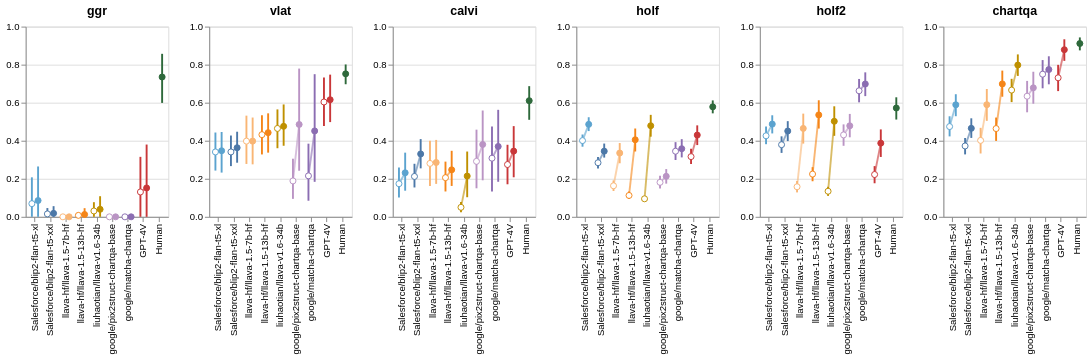

This figure's notebook cell:
### Code cell
ci_df = ci_dfs[
    ((ci_dfs['scoring_type'] == 'valid_only') &
    (ci_dfs['agent_type'] == 'Human')) |
    (ci_dfs['agent_type'] != 'Human')
]


tests = ['ggr', 'vlat', 'calvi', 'holf', 'holf2',
       'chartqa-test-continuous-human']

plots = []
for test in tests:
    test_ci_df = ci_df[ci_df['test_type'] == test]
    if len(test) > 6:
        test = test[:7]
    
    plot = create_error_plot(test_ci_df, test)
    plot = plot.properties(width=150, height=200)
    plots.append(plot)

plots = alt.hconcat(*plots)
plots.save("./figures/human_machine_performance.pdf")
plots

### Figure 1 — Vega-Lite specification as saved in the notebook (floating-point values rounded to 4 significant figures)
{"$schema": "https://vega.github.io/schema/vega-lite/v5.16.3.json", "config": {"view": {"continuousHeight": 300, "continuousWidth": 300}}, "datasets": {"data-57faa1a1d69866c86c04af152157ab5e": [{"agent_type": "GPT-4V", "ci_lower": 0.2777, "ci_upper": 0.3573, "mean": 0.3166, "scoring_type": "all", "test_type": "holf"}, {"agent_type": "Salesforce/blip2-flan-t5-xl", "ci_lower": 0.3688, "ci_upper": 0.4328, "mean": 0.4008, "scoring_type": "all", "test_type": "holf"}, {"agent_type": "Salesforce/blip2-flan-t5-xxl", "ci_lower": 0.2539, "ci_upper": 0.3146, "mean": 0.2844, "scoring_type": "all", "test_type": "holf"}, {"agent_type": "google/matcha-chartqa", "ci_lower": 0.2989, "ci_upper": 0.3927, "mean": 0.345, "scoring_type": "all", "test_type": "holf"}, {"agent_type": "google/pix2struct-chartqa-base", "ci_lower": 0.1494, "ci_upper": 0.2158, "mean": 0.1814, "scoring_type": "all", "test_type": "holf"}, {"agent_type": "liuhaotian/llava-v1.6-34b", "ci_lower": 0.08258, "ci_upper": 0.108, "mean": 0.09477, "scoring_type": "all", "test_type": "holf"}, {"agent_type": "llava-hf/llava-1.5-13b-hf", "ci_lower": 0.09398, "ci_upper": 0.1335, "mean": 0.1124, "scoring_type": "all", "test_type": "holf"}, {"agent_type": "llava-hf/llava-1.5-7b-hf", "ci_lower": 0.1359, "ci_upper": 0.1914, "mean": 0.1632, "scoring_type": "all", "test_type": "holf"}, {"agent_type": "Salesforce/blip2-flan-t5-xl", "ci_lower": 0.4509, "ci_upper": 0.5236, "mean": 0.4861, "scoring_type": "valid_only", "test_type": "holf"}, {"agent_type": "Salesforce/blip2-flan-t5-xxl", "ci_lower": 0.3115, "ci_upper": 0.3852, "mean": 0.3454, "scoring_type": "valid_only", "test_type": "holf"}, {"agent_type": "llava-hf/llava-1.5-7b-hf", "ci_lower": 0.2815, "ci_upper": 0.388, "mean": 0.3354, "scoring_type": "valid_only", "test_type": "holf"}, {"agent_type": "llava-hf/llava-1.5-13b-hf", "ci_lower": 0.3435, "ci_upper": 0.4644, "mean": 0.4051, "scoring_type": "valid_only", "test_type": "holf"}, {"agent_type": "liuhaotian/llava-v1.6-34b", "ci_lower": 0.4214, "ci_upper": 0.5362, "mean": 0.4789, "scoring_type": "valid_only", "test_type": "holf"}, {"agent_type": "google/pix2struct-chartqa-base", "ci_lower": 0.1744, "ci_upper": 0.2511, "mean": 0.213, "scoring_type": "valid_only", "test_type": "holf"}, {"agent_type": "google/matcha-chartqa", "ci_lower": 0.3125, "ci_upper": 0.4084, "mean": 0.3581, "scoring_type": "valid_only", "test_type": "holf"}, {"agent_type": "GPT-4V", "ci_lower": 0.3773, "ci_upper": 0.4809, "mean": 0.4297, "scoring_type": "valid_only", "test_type": "holf"}, {"agent_type": "Human", "ci_lower": 0.5441, "ci_upper": 0.6121, "mean": 0.5781, "scoring_type": "valid_only", "test_type": "holf"}], "data-713d3c7ea3e44e648a85b06de87e3a76": [{"agent_type": "Salesforce/blip2-flan-t5-xl", "ci_lower": 0.4229, "ci_upper": 0.5287, "mean": 0.4746, "scoring_type": "all", "test_type": "chartqa-test-continuous-human"}, {"agent_type": "Salesforce/blip2-flan-t5-xxl", "ci_lower": 0.3282, "ci_upper": 0.4145, "mean": 0.3726, "scoring_type": "all", "test_type": "chartqa-test-continuous-human"}, {"agent_type": "google/matcha-chartqa", "ci_lower": 0.6758, "ci_upper": 0.8242, "mean": 0.75, "scoring_type": "all", "test_type": "chartqa-test-continuous-human"}, {"agent_type": "google/pix2struct-chartqa-base", "ci_lower": 0.5496, "ci_upper": 0.7146, "mean": 0.6342, "scoring_type": "all", "test_type": "chartqa-test-continuous-human"}, {"agent_type": "liuhaotian/llava-v1.6-34b", "ci_lower": 0.6032, "ci_upper": 0.7256, "mean": 0.6664, "scoring_type": "all", "test_type": "chartqa-test-continuous-human"}, {"agent_type": "llava-hf/llava-1.5-13b-hf", "ci_lower": 0.3991, "ci_upper": 0.522, "mean": 0.464, "scoring_type": "all", "test_type": "chartqa-test-continuous-human"}, {"agent_type": "llava-hf/llava-1.5-7b-hf", "ci_lower": 0.333, "ci_upper": 0.4679, "mean": 0.4018, "scoring_type": "all", "test_type": "chartqa-test-continuous-human"}, {"agent_type": "GPT-4V", "ci_lower": 0.661, "ci_upper": 0.7991, "mean": 0.731, "scoring_type": "all", "test_type": "chartqa-test-continuous-human"}, {"agent_type": "Salesforce/blip2-flan-t5-xl", "ci_lower": 0.529, "ci_upper": 0.6446, "mean": 0.589, "scoring_type": "valid_only", "test_type": "chartqa-test-continuous-human"}, {"agent_type": "Salesforce/blip2-flan-t5-xxl", "ci_lower": 0.4149, "ci_upper": 0.518, "mean": 0.4653, "scoring_type": "valid_only", "test_type": "chartqa-test-continuous-human"}, {"agent_type": "llava-hf/llava-1.5-7b-hf", "ci_lower": 0.5045, "ci_upper": 0.6721, "mean": 0.5895, "scoring_type": "valid_only", "test_type": "chartqa-test-continuous-human"}, {"agent_type": "llava-hf/llava-1.5-13b-hf", "ci_lower": 0.6314, "ci_upper": 0.7688, "mean": 0.6988, "scoring_type": "valid_only", "test_type": "chartqa-test-continuous-human"}, {"agent_type": "liuhaotian/llava-v1.6-34b", "ci_lower": 0.7408, "ci_upper": 0.8539, "mean": 0.7979, "scoring_type": "valid_only", "test_type": "chartqa-test-continuous-human"}, {"agent_type": "google/pix2struct-chartqa-base", "ci_lower": 0.5946, "ci_upper": 0.7628, "mean": 0.6782, "scoring_type": "valid_only", "test_type": "chartqa-test-continuous-human"}, {"agent_type": "google/matcha-chartqa", "ci_lower": 0.6967, "ci_upper": 0.8441, "mean": 0.7744, "scoring_type": "valid_only", "test_type": "chartqa-test-continuous-human"}, {"agent_type": "GPT-4V", "ci_lower": 0.82, "ci_upper": 0.9335, "mean": 0.8787, "scoring_type": "valid_only", "test_type": "chartqa-test-continuous-human"}, {"agent_type": "Human", "ci_lower": 0.8752, "ci_upper": 0.9432, "mean": 0.9112, "scoring_type": "valid_only", "test_type": "chartqa-test-continuous-human"}], "data-879f742a216a81161246d909587c7d42": [{"agent_type": "GPT-4V", "ci_lower": 0.1712, "ci_upper": 0.3788, "mean": 0.275, "scoring_type": "all", "test_type": "calvi"}, {"agent_type": "Salesforce/blip2-flan-t5-xl", "ci_lower": 0.1019, "ci_upper": 0.2593, "mean": 0.1741, "scoring_type": "all", "test_type": "calvi"}, {"agent_type": "Salesforce/blip2-flan-t5-xxl", "ci_lower": 0.1544, "ci_upper": 0.2789, "mean": 0.2123, "scoring_type": "all", "test_type": "calvi"}, {"agent_type": "llava-hf/llava-1.5-13b-hf", "ci_lower": 0.1333, "ci_upper": 0.2902, "mean": 0.2059, "scoring_type": "all", "test_type": "calvi"}, {"agent_type": "llava-hf/llava-1.5-7b-hf", "ci_lower": 0.1617, "ci_upper": 0.4, "mean": 0.2809, "scoring_type": "all", "test_type": "calvi"}, {"agent_type": "liuhaotian/llava-v1.6-34b", "ci_lower": 0.02381, "ci_upper": 0.07857, "mean": 0.05, "scoring_type": "all", "test_type": "calvi"}, {"agent_type": "google/matcha-chartqa", "ci_lower": 0.1333, "ci_upper": 0.4751, "mean": 0.3083, "scoring_type": "all", "test_type": "calvi"}, {"agent_type": "google/pix2struct-chartqa-base", "ci_lower": 0.15, "ci_upper": 0.4583, "mean": 0.2917, "scoring_type": "all", "test_type": "calvi"}, {"agent_type": "Salesforce/blip2-flan-t5-xl", "ci_lower": 0.1373, "ci_upper": 0.3374, "mean": 0.2315, "scoring_type": "valid_only", "test_type": "calvi"}, {"agent_type": "Salesforce/blip2-flan-t5-xxl", "ci_lower": 0.2549, "ci_upper": 0.4087, "mean": 0.3306, "scoring_type": "valid_only", "test_type": "calvi"}, {"agent_type": "llava-hf/llava-1.5-7b-hf", "ci_lower": 0.1732, "ci_upper": 0.4044, "mean": 0.2857, "scoring_type": "valid_only", "test_type": "calvi"}, {"agent_type": "llava-hf/llava-1.5-13b-hf", "ci_lower": 0.1624, "ci_upper": 0.3472, "mean": 0.2471, "scoring_type": "valid_only", "test_type": "calvi"}, {"agent_type": "liuhaotian/llava-v1.6-34b", "ci_lower": 0.103, "ci_upper": 0.3433, "mean": 0.2143, "scoring_type": "valid_only", "test_type": "calvi"}, {"agent_type": "google/pix2struct-chartqa-base", "ci_lower": 0.1921, "ci_upper": 0.559, "mean": 0.3804, "scoring_type": "valid_only", "test_type": "calvi"}, {"agent_type": "google/matcha-chartqa", "ci_lower": 0.1843, "ci_upper": 0.5626, "mean": 0.37, "scoring_type": "valid_only", "test_type": "calvi"}, {"agent_type": "GPT-4V", "ci_lower": 0.2079, "ci_upper": 0.4769, "mean": 0.3454, "scoring_type": "valid_only", "test_type": "calvi"}, {"agent_type": "Human", "ci_lower": 0.5101, "ci_upper": 0.687, "mean": 0.6106, "scoring_type": "valid_only", "test_type": "calvi"}], "data-93337c85e682f04f8d80519bdee15419": [{"agent_type": "GPT-4V", "ci_lower": 0.1764, "ci_upper": 0.2667, "mean": 0.2224, "scoring_type": "all", "test_type": "holf2"}, {"agent_type": "Salesforce/blip2-flan-t5-xl", "ci_lower": 0.3818, "ci_upper": 0.4749, "mean": 0.426, "scoring_type": "all", "test_type": "holf2"}, {"agent_type": "Salesforce/blip2-flan-t5-xxl", "ci_lower": 0.3361, "ci_upper": 0.4232, "mean": 0.3792, "scoring_type": "all", "test_type": "holf2"}, {"agent_type": "google/matcha-chartqa", "ci_lower": 0.6019, "ci_upper": 0.7249, "mean": 0.6627, "scoring_type": "all", "test_type": "holf2"}, {"agent_type": "google/pix2struct-chartqa-base", "ci_lower": 0.3735, "ci_upper": 0.4861, "mean": 0.4307, "scoring_type": "all", "test_type": "holf2"}, {"agent_type": "liuhaotian/llava-v1.6-34b", "ci_lower": 0.1101, "ci_upper": 0.1579, "mean": 0.1346, "scoring_type": "all", "test_type": "holf2"}, {"agent_type": "llava-hf/llava-1.5-13b-hf", "ci_lower": 0.1871, "ci_upper": 0.2612, "mean": 0.2247, "scoring_type": "all", "test_type": "holf2"}, {"agent_type": "llava-hf/llava-1.5-7b-hf", "ci_lower": 0.1284, "ci_upper": 0.1884, "mean": 0.1581, "scoring_type": "all", "test_type": "holf2"}, {"agent_type": "Salesforce/blip2-flan-t5-xl", "ci_lower": 0.4384, "ci_upper": 0.5339, "mean": 0.4875, "scoring_type": "valid_only", "test_type": "holf2"}, {"agent_type": "Salesforce/blip2-flan-t5-xxl", "ci_lower": 0.3982, "ci_upper": 0.503, "mean": 0.451, "scoring_type": "valid_only", "test_type": "holf2"}, {"agent_type": "llava-hf/llava-1.5-7b-hf", "ci_lower": 0.385, "ci_upper": 0.5426, "mean": 0.4649, "scoring_type": "valid_only", "test_type": "holf2"}, {"agent_type": "llava-hf/llava-1.5-13b-hf", "ci_lower": 0.4642, "ci_upper": 0.6128, "mean": 0.5358, "scoring_type": "valid_only", "test_type": "holf2"}, {"agent_type": "liuhaotian/llava-v1.6-34b", "ci_lower": 0.4258, "ci_upper": 0.5812, "mean": 0.5023, "scoring_type": "valid_only", "test_type": "holf2"}, {"agent_type": "google/pix2struct-chartqa-base", "ci_lower": 0.4182, "ci_upper": 0.541, "mean": 0.4786, "scoring_type": "valid_only", "test_type": "holf2"}, {"agent_type": "google/matcha-chartqa", "ci_lower": 0.6346, "ci_upper": 0.7596, "mean": 0.6984, "scoring_type": "valid_only", "test_type": "holf2"}, {"agent_type": "GPT-4V", "ci_lower": 0.3148, "ci_upper": 0.4596, "mean": 0.3874, "scoring_type": "valid_only", "test_type": "holf2"}, {"agent_type": "Human", "ci_lower": 0.5114, "ci_upper": 0.6284, "mean": 0.5721, "scoring_type": "valid_only", "test_type": "holf2"}], "data-e542e33cf851218da66e409a84688b52": [{"agent_type": "GPT-4V", "ci_lower": 0.4769, "ci_upper": 0.7327, "mean": 0.6038, "scoring_type": "all", "test_type": "vlat"}, {"agent_type": "Salesforce/blip2-flan-t5-xl", "ci_lower": 0.2431, "ci_upper": 0.4433, "mean": 0.3412, "scoring_type": "all", "test_type": "vlat"}, {"agent_type": "Salesforce/blip2-flan-t5-xxl", "ci_lower": 0.2667, "ci_upper": 0.4275, "mean": 0.3412, "scoring_type": "all", "test_type": "vlat"}, {"agent_type": "liuhaotian/llava-v1.6-34b", "ci_lower": 0.3607, "ci_upper": 0.5648, "mean": 0.4647, "scoring_type": "all", "test_type": "vlat"}, {"agent_type": "llava-hf/llava-1.5-13b-hf", "ci_lower": 0.328, "ci_upper": 0.5341, "mean": 0.432, "scoring_type": "all", "test_type": "vlat"}, {"agent_type": "llava-hf/llava-1.5-7b-hf", "ci_lower": 0.278, "ci_upper": 0.532, "mean": 0.398, "scoring_type": "all", "test_type": "vlat"}, {"agent_type": "google/matcha-chartqa", "ci_lower": 0.08462, "ci_upper": 0.3846, "mean": 0.2154, "scoring_type": "all", "test_type": "vlat"}, {"agent_type": "google/pix2struct-chartqa-base", "ci_lower": 0.09444, "ci_upper": 0.3056, "mean": 0.1889, "scoring_type": "all", "test_type": "vlat"}, {"agent_type": "Salesforce/blip2-flan-t5-xl", "ci_lower": 0.2326, "ci_upper": 0.446, "mean": 0.3473, "scoring_type": "valid_only", "test_type": "vlat"}, {"agent_type": "Salesforce/blip2-flan-t5-xxl", "ci_lower": 0.2845, "ci_upper": 0.4475, "mean": 0.3633, "scoring_type": "valid_only", "test_type": "vlat"}, {"agent_type": "llava-hf/llava-1.5-7b-hf", "ci_lower": 0.2759, "ci_upper": 0.5221, "mean": 0.398, "scoring_type": "valid_only", "test_type": "vlat"}, {"agent_type": "llava-hf/llava-1.5-13b-hf", "ci_lower": 0.3374, "ci_upper": 0.5441, "mean": 0.4426, "scoring_type": "valid_only", "test_type": "vlat"}, {"agent_type": "liuhaotian/llava-v1.6-34b", "ci_lower": 0.3737, "ci_upper": 0.5909, "mean": 0.4759, "scoring_type": "valid_only", "test_type": "vlat"}, {"agent_type": "google/pix2struct-chartqa-base", "ci_lower": 0.2423, "ci_upper": 0.7794, "mean": 0.4857, "scoring_type": "valid_only", "test_type": "vlat"}, {"agent_type": "google/matcha-chartqa", "ci_lower": 0.184, "ci_upper": 0.75, "mean": 0.4516, "scoring_type": "valid_only", "test_type": "vlat"}, {"agent_type": "GPT-4V", "ci_lower": 0.4981, "ci_upper": 0.7476, "mean": 0.6157, "scoring_type": "valid_only", "test_type": "vlat"}, {"agent_type": "Human", "ci_lower": 0.6971, "ci_upper": 0.8011, "mean": 0.7516, "scoring_type": "valid_only", "test_type": "vlat"}], "data-ffd6dcef80e4bd3cabdc10280e1e8aa5": [{"agent_type": "GPT-4V", "ci_lower": 0, "ci_upper": 0.3154, "mean": 0.1308, "scoring_type": "all", "test_type": "ggr"}, {"agent_type": "Salesforce/blip2-flan-t5-xl", "ci_lower": 0, "ci_upper": 0.2077, "mean": 0.06923, "scoring_type": "all", "test_type": "ggr"}, {"agent_type": "Salesforce/blip2-flan-t5-xxl", "ci_lower": 0, "ci_upper": 0.04615, "mean": 0.01538, "scoring_type": "all", "test_type": "ggr"}, {"agent_type": "google/matcha-chartqa", "ci_lower": 0, "ci_upper": 0, "mean": 0, "scoring_type": "all", "test_type": "ggr"}, {"agent_type": "google/pix2struct-chartqa-base", "ci_lower": 0, "ci_upper": 0, "mean": 0, "scoring_type": "all", "test_type": "ggr"}, {"agent_type": "liuhaotian/llava-v1.6-34b", "ci_lower": 0, "ci_upper": 0.07692, "mean": 0.03077, "scoring_type": "all", "test_type": "ggr"}, {"agent_type": "llava-hf/llava-1.5-13b-hf", "ci_lower": 0, "ci_upper": 0.02308, "mean": 0.007692, "scoring_type": "all", "test_type": "ggr"}, {"agent_type": "llava-hf/llava-1.5-7b-hf", "ci_lower": 0, "ci_upper": 0, "mean": 0, "scoring_type": "all", "test_type": "ggr"}, {"agent_type": "Salesforce/blip2-flan-t5-xl", "ci_lower": 0, "ci_upper": 0.2648, "mean": 0.08571, "scoring_type": "valid_only", "test_type": "ggr"}, {"agent_type": "Salesforce/blip2-flan-t5-xxl", "ci_lower": 0, "ci_upper": 0.05609, "mean": 0.01818, "scoring_type": "valid_only", "test_type": "ggr"}, {"agent_type": "llava-hf/llava-1.5-7b-hf", "ci_lower": 0, "ci_upper": 0, "mean": 0, "scoring_type": "valid_only", "test_type": "ggr"}, {"agent_type": "llava-hf/llava-1.5-13b-hf", "ci_lower": 0, "ci_upper": 0.04547, "mean": 0.01235, "scoring_type": "valid_only", "test_type": "ggr"}, {"agent_type": "liuhaotian/llava-v1.6-34b", "ci_lower": 0, "ci_upper": 0.1084, "mean": 0.0396, "scoring_type": "valid_only", "test_type": "ggr"}, {"agent_type": "google/pix2struct-chartqa-base", "ci_lower": 0, "ci_upper": 0, "mean": 0, "scoring_type": "valid_only", "test_type": "ggr"}, {"agent_type": "google/matcha-chartqa", "ci_lower": 0, "ci_upper": 0, "mean": 0, "scoring_type": "valid_only", "test_type": "ggr"}, {"agent_type": "GPT-4V", "ci_lower": 0, "ci_upper": 0.3801, "mean": 0.1518, "scoring_type": "valid_only", "test_type": "ggr"}, {"agent_type": "Human", "ci_lower": 0.599, "ci_upper": 0.857, "mean": 0.7352, "scoring_type": "valid_only", "test_type": "ggr"}]}, "hconcat": [{"data": {"name": "data-ffd6dcef80e4bd3cabdc10280e1e8aa5"}, "height": 200, "layer": [{"encoding": {"color": {"field": "agent_type", "legend": null, "scale": {"domain": ["Salesforce/blip2-flan-t5-xl", "Salesforce/blip2-flan-t5-xxl", "llava-hf/llava-1.5-7b-hf", "llava-hf/llava-1.5-13b-hf", "liuhaotian/llava-v1.6-34b", "google/pix2struct-chartqa-base", "google/matcha-chartqa", "GPT-4V", "Human"], "range": ["#5ba3cf", "#4c78a8", "#f9b574", "#f58518", "#BF9000", "#ba94c4", "#8b6db2", "#c93739", "#2e693b"]}, "type": "nominal"}, "strokeWidth": {"value": 2}, "x": {"field": "agent_type", "type": "nominal"}, "xOffset": {"field": "scoring_type", "type": "nominal"}, "y": {"field": "ci_upper", "title": "", "type": "quantitative"}, "y2": {"field": "ci_lower"}}, "mark": {"type": "errorbar"}}, {"encoding": {"color": {"field": "agent_type", "legend": null, "scale": {"domain": ["Salesforce/blip2-flan-t5-xl", "Salesforce/blip2-flan-t5-xxl", "llava-hf/llava-1.5-7b-hf", "llava-hf/llava-1.5-13b-hf", "liuhaotian/llava-v1.6-34b", "google/pix2struct-chartqa-base", "google/matcha-chartqa", "GPT-4V", "Human"], "range": ["#5ba3cf", "#4c78a8", "#f9b574", "#f58518", "#BF9000", "#ba94c4", "#8b6db2", "#c93739", "#2e693b"]}, "type": "nominal"}, "x": {"field": "agent_type", "scale": {"domain": ["Salesforce/blip2-flan-t5-xl", "Salesforce/blip2-flan-t5-xxl", "llava-hf/llava-1.5-7b-hf", "llava-hf/llava-1.5-13b-hf", "liuhaotian/llava-v1.6-34b", "google/pix2struct-chartqa-base", "google/matcha-chartqa", "GPT-4V", "Human"]}, "title": null, "type": "nominal"}, "xOffset": {"field": "scoring_type", "type": "nominal"}, "y": {"field": "mean", "scale": {"domain": [0, 1]}, "type": "quantitative"}}, "mark": {"opacity": 0.6, "strokeWidth": 2, "type": "line"}, "title": "ggr"}, {"encoding": {"color": {"condition": {"test": "(datum['scoring_type'] === 'all')", "value": "white"}, "field": "agent_type", "legend": null, "scale": {"domain": ["Salesforce/blip2-flan-t5-xl", "Salesforce/blip2-flan-t5-xxl", "llava-hf/llava-1.5-7b-hf", "llava-hf/llava-1.5-13b-hf", "liuhaotian/llava-v1.6-34b", "google/pix2struct-chartqa-base", "google/matcha-chartqa", "GPT-4V", "Human"], "range": ["#5ba3cf", "#4c78a8", "#f9b574", "#f58518", "#BF9000", "#ba94c4", "#8b6db2", "#c93739", "#2e693b"]}, "type": "nominal"}, "stroke": {"field": "agent_type", "legend": null, "scale": {"domain": ["Salesforce/blip2-flan-t5-xl", "Salesforce/blip2-flan-t5-xxl", "llava-hf/llava-1.5-7b-hf", "llava-hf/llava-1.5-13b-hf", "liuhaotian/llava-v1.6-34b", "google/pix2struct-chartqa-base", "google/matcha-chartqa", "GPT-4V", "Human"], "range": ["#5ba3cf", "#4c78a8", "#f9b574", "#f58518", "#BF9000", "#ba94c4", "#8b6db2", "#c93739", "#2e693b"]}, "type": "nominal"}, "x": {"field": "agent_type", "scale": {"domain": ["Salesforce/blip2-flan-t5-xl", "Salesforce/blip2-flan-t5-xxl", "llava-hf/llava-1.5-7b-hf", "llava-hf/llava-1.5-13b-hf", "liuhaotian/llava-v1.6-34b", "google/pix2struct-chartqa-base", "google/matcha-chartqa", "GPT-4V", "Human"]}, "title": null, "type": "nominal"}, "xOffset": {"field": "scoring_type", "type": "nominal"}, "y": {"field": "mean", "scale": {"domain": [0, 1]}, "type": "quantitative"}}, "mark": {"filled": true, "opacity": 1, "size": 40, "strokeWidth": 1, "type": "point"}, "title": "ggr"}], "resolve": {"scale": {"color": "independent", "opacity": "independent"}}, "width": 150}, {"data": {"name": "data-e542e33cf851218da66e409a84688b52"}, "height": 200, "layer": [{"encoding": {"color": {"field": "agent_type", "legend": null, "scale": {"domain": ["Salesforce/blip2-flan-t5-xl", "Salesforce/blip2-flan-t5-xxl", "llava-hf/llava-1.5-7b-hf", "llava-hf/llava-1.5-13b-hf", "liuhaotian/llava-v1.6-34b", "google/pix2struct-chartqa-base", "google/matcha-chartqa", "GPT-4V", "Human"], "range": ["#5ba3cf", "#4c78a8", "#f9b574", "#f58518", "#BF9000", "#ba94c4", "#8b6db2", "#c93739", "#2e693b"]}, "type": "nominal"}, "strokeWidth": {"value": 2}, "x": {"field": "agent_type", "type": "nominal"}, "xOffset": {"field": "scoring_type", "type": "nominal"}, "y": {"field": "ci_upper", "title": "", "type": "quantitative"}, "y2": {"field": "ci_lower"}}, "mark": {"type": "errorbar"}}, {"encoding": {"color": {"field": "agent_type", "legend": null, "scale": {"domain": ["Salesforce/blip2-flan-t5-xl", "Salesforce/blip2-flan-t5-xxl", "llava-hf/llava-1.5-7b-hf", "llava-hf/llava-1.5-13b-hf", "liuhaotian/llava-v1.6-34b", "google/pix2struct-chartqa-base", "google/matcha-chartqa", "GPT-4V", "Human"], "range": ["#5ba3cf", "#4c78a8", "#f9b574", "#f58518", "#BF9000", "#ba94c4", "#8b6db2", "#c93739", "#2e693b"]}, "type": "nominal"}, "x": {"field": "agent_type", "scale": {"domain": ["Salesforce/blip2-flan-t5-xl", "Salesforce/blip2-flan-t5-xxl", "llava-hf/llava-1.5-7b-hf", "llava-hf/llava-1.5-13b-hf", "liuhaotian/llava-v1.6-34b", "google/pix2struct-chartqa-base", "google/matcha-chartqa", "GPT-4V", "Human"]}, "title": null, "type": "nominal"}, "xOffset": {"field": "scoring_type", "type": "nominal"}, "y": {"field": "mean", "scale": {"domain": [0, 1]}, "type": "quantitative"}}, "mark": {"opacity": 0.6, "strokeWidth": 2, "type": "line"}, "title": "vlat"}, {"encoding": {"color": {"condition": {"test": "(datum['scoring_type'] === 'all')", "value": "white"}, "field": "agent_type", "legend": null, "scale": {"domain": ["Salesforce/blip2-flan-t5-xl", "Salesforce/blip2-flan-t5-xxl", "llava-hf/llava-1.5-7b-hf", "llava-hf/llava-1.5-13b-hf", "liuhaotian/llava-v1.6-34b", "google/pix2struct-chartqa-base", "google/matcha-chartqa", "GPT-4V", "Human"], "range": ["#5ba3cf", "#4c78a8", "#f9b574", "#f58518", "#BF9000", "#ba94c4", "#8b6db2", "#c93739", "#2e693b"]}, "type": "nominal"}, "stroke": {"field": "agent_type", "legend": null, "scale": {"domain": ["Salesforce/blip2-flan-t5-xl", "Salesforce/blip2-flan-t5-xxl", "llava-hf/llava-1.5-7b-hf", "llava-hf/llava-1.5-13b-hf", "liuhaotian/llava-v1.6-34b", "google/pix2struct-chartqa-base", "google/matcha-chartqa", "GPT-4V", "Human"], "range": ["#5ba3cf", "#4c78a8", "#f9b574", "#f58518", "#BF9000", "#ba94c4", "#8b6db2", "#c93739", "#2e693b"]}, "type": "nominal"}, "x": {"field": "agent_type", "scale": {"domain": ["Salesforce/blip2-flan-t5-xl", "Salesforce/blip2-flan-t5-xxl", "llava-hf/llava-1.5-7b-hf", "llava-hf/llava-1.5-13b-hf", "liuhaotian/llava-v1.6-34b", "google/pix2struct-chartqa-base", "google/matcha-chartqa", "GPT-4V", "Human"]}, "title": null, "type": "nominal"}, "xOffset": {"field": "scoring_type", "type": "nominal"}, "y": {"field": "mean", "scale": {"domain": [0, 1]}, "type": "quantitative"}}, "mark": {"filled": true, "opacity": 1, "size": 40, "strokeWidth": 1, "type": "point"}, "title": "vlat"}], "resolve": {"scale": {"color": "independent", "opacity": "independent"}}, "width": 150}, {"data": {"name": "data-879f742a216a81161246d909587c7d42"}, "height": 200, "layer": [{"encoding": {"color": {"field": "agent_type", "legend": null, "scale": {"domain": ["Salesforce/blip2-flan-t5-xl", "Salesforce/blip2-flan-t5-xxl", "llava-hf/llava-1.5-7b-hf", "llava-hf/llava-1.5-13b-hf", "liuhaotian/llava-v1.6-34b", "google/pix2struct-chartqa-base", "google/matcha-chartqa", "GPT-4V", "Human"], "range": ["#5ba3cf", "#4c78a8", "#f9b574", "#f58518", "#BF9000", "#ba94c4", "#8b6db2", "#c93739", "#2e693b"]}, "type": "nominal"}, "strokeWidth": {"value": 2}, "x": {"field": "agent_type", "type": "nominal"}, "xOffset": {"field": "scoring_type", "type": "nominal"}, "y": {"field": "ci_upper", "title": "", "type": "quantitative"}, "y2": {"field": "ci_lower"}}, "mark": {"type": "errorbar"}}, {"encoding": {"color": {"field": "agent_type", "legend": null, "scale": {"domain": ["Salesforce/blip2-flan-t5-xl", "Salesforce/blip2-flan-t5-xxl", "llava-hf/llava-1.5-7b-hf", "llava-hf/llava-1.5-13b-hf", "liuhaotian/llava-v1.6-34b", "google/pix2struct-chartqa-base", "google/matcha-chartqa", "GPT-4V", "Human"], "range": ["#5ba3cf", "#4c78a8", "#f9b574", "#f58518", "#BF9000", "#ba94c4", "#8b6db2", "#c93739", "#2e693b"]}, "type": "nominal"}, "x": {"field": "agent_type", "scale": {"domain": ["Salesforce/blip2-flan-t5-xl", "Salesforce/blip2-flan-t5-xxl", "llava-hf/llava-1.5-7b-hf", "llava-hf/llava-1.5-13b-hf", "liuhaotian/llava-v1.6-34b", "google/pix2struct-chartqa-base", "google/matcha-chartqa", "GPT-4V", "Human"]}, "title": null, "type": "nominal"}, "xOffset": {"field": "scoring_type", "type": "nominal"}, "y": {"field": "mean", "scale": {"domain": [0, 1]}, "type": "quantitative"}}, "mark": {"opacity": 0.6, "strokeWidth": 2, "type": "line"}, "title": "calvi"}, {"encoding": {"color": {"condition": {"test": "(datum['scoring_type'] === 'all')", "value": "white"}, "field": "agent_type", "legend": null, "scale": {"domain": ["Salesforce/blip2-flan-t5-xl", "Salesforce/blip2-flan-t5-xxl", "llava-hf/llava-1.5-7b-hf", "llava-hf/llava-1.5-13b-hf", "liuhaotian/llava-v1.6-34b", "google/pix2struct-chartqa-base", "google/matcha-chartqa", "GPT-4V", "Human"], "range": ["#5ba3cf", "#4c78a8", "#f9b574", "#f58518", "#BF9000", "#ba94c4", "#8b6db2", "#c93739", "#2e693b"]}, "type": "nominal"}, "stroke": {"field": "agent_type", "legend": null, "scale": {"domain": ["Salesforce/blip2-flan-t5-xl", "Salesforce/blip2-flan-t5-xxl", "llava-hf/llava-1.5-7b-hf", "llava-hf/llava-1.5-13b-hf", "liuhaotian/llava-v1.6-34b", "google/pix2struct-chartqa-base", "google/matcha-chartqa", "GPT-4V", "Human"], "range": ["#5ba3cf", "#4c78a8", "#f9b574", "#f58518", "#BF9000", "#ba94c4", "#8b6db2", "#c93739", "#2e693b"]}, "type": "nominal"}, "x": {"field": "agent_type", "scale": {"domain": ["Salesforce/blip2-flan-t5-xl", "Salesforce/blip2-flan-t5-xxl", "llava-hf/llava-1.5-7b-hf", "llava-hf/llava-1.5-13b-hf", "liuhaotian/llava-v1.6-34b", "google/pix2struct-chartqa-base", "google/matcha-chartqa", "GPT-4V", "Human"]}, "title": null, "type": "nominal"}, "xOffset": {"field": "scoring_type", "type": "nominal"}, "y": {"field": "mean", "scale": {"domain": [0, 1]}, "type": "quantitative"}}, "mark": {"filled": true, "opacity": 1, "size": 40, "strokeWidth": 1, "type": "point"}, "title": "calvi"}], "resolve": {"scale": {"color": "independent", "opacity": "independent"}}, "width": 150}, {"data": {"name": "data-57faa1a1d69866c86c04af152157ab5e"}, "height": 200, "layer": [{"encoding": {"color": {"field": "agent_type", "legend": null, "scale": {"domain": ["Salesforce/blip2-flan-t5-xl", "Salesforce/blip2-flan-t5-xxl", "llava-hf/llava-1.5-7b-hf", "llava-hf/llava-1.5-13b-hf", "liuhaotian/llava-v1.6-34b", "google/pix2struct-chartqa-base", "google/matcha-chartqa", "GPT-4V", "Human"], "range": ["#5ba3cf", "#4c78a8", "#f9b574", "#f58518", "#BF9000", "#ba94c4", "#8b6db2", "#c93739", "#2e693b"]}, "type": "nominal"}, "strokeWidth": {"value": 2}, "x": {"field": "agent_type", "type": "nominal"}, "xOffset": {"field": "scoring_type", "type": "nominal"}, "y": {"field": "ci_upper", "title": "", "type": "quantitative"}, "y2": {"field": "ci_lower"}}, "mark": {"type": "errorbar"}}, {"encoding": {"color": {"field": "agent_type", "legend": null, "scale": {"domain": ["Salesforce/blip2-flan-t5-xl", "Salesforce/blip2-flan-t5-xxl", "llava-hf/llava-1.5-7b-hf", "llava-hf/llava-1.5-13b-hf", "liuhaotian/llava-v1.6-34b", "google/pix2struct-chartqa-base", "google/matcha-chartqa", "GPT-4V", "Human"], "range": ["#5ba3cf", "#4c78a8", "#f9b574", "#f58518", "#BF9000", "#ba94c4", "#8b6db2", "#c93739", "#2e693b"]}, "type": "nominal"}, "x": {"field": "agent_type", "scale": {"domain": ["Salesforce/blip2-flan-t5-xl", "Salesforce/blip2-flan-t5-xxl", "llava-hf/llava-1.5-7b-hf", "llava-hf/llava-1.5-13b-hf", "liuhaotian/llava-v1.6-34b", "google/pix2struct-chartqa-base", "google/matcha-chartqa", "GPT-4V", "Human"]}, "title": null, "type": "nominal"}, "xOffset": {"field": "scoring_type", "type": "nominal"}, "y": {"field": "mean", "scale": {"domain": [0, 1]}, "type": "quantitative"}}, "mark": {"opacity": 0.6, "strokeWidth": 2, "type": "line"}, "title": "holf"}, {"encoding": {"color": {"condition": {"test": "(datum['scoring_type'] === 'all')", "value": "white"}, "field": "agent_type", "legend": null, "scale": {"domain": ["Salesforce/blip2-flan-t5-xl", "Salesforce/blip2-flan-t5-xxl", "llava-hf/llava-1.5-7b-hf", "llava-hf/llava-1.5-13b-hf", "liuhaotian/llava-v1.6-34b", "google/pix2struct-chartqa-base", "google/matcha-chartqa", "GPT-4V", "Human"], "range": ["#5ba3cf", "#4c78a8", "#f9b574", "#f58518", "#BF9000", "#ba94c4", "#8b6db2", "#c93739", "#2e693b"]}, "type": "nominal"}, "stroke": {"field": "agent_type", "legend": null, "scale": {"domain": ["Salesforce/blip2-flan-t5-xl", "Salesforce/blip2-flan-t5-xxl", "llava-hf/llava-1.5-7b-hf", "llava-hf/llava-1.5-13b-hf", "liuhaotian/llava-v1.6-34b", "google/pix2struct-chartqa-base", "google/matcha-chartqa", "GPT-4V", "Human"], "range": ["#5ba3cf", "#4c78a8", "#f9b574", "#f58518", "#BF9000", "#ba94c4", "#8b6db2", "#c93739", "#2e693b"]}, "type": "nominal"}, "x": {"field": "agent_type", "scale": {"domain": ["Salesforce/blip2-flan-t5-xl", "Salesforce/blip2-flan-t5-xxl", "llava-hf/llava-1.5-7b-hf", "llava-hf/llava-1.5-13b-hf", "liuhaotian/llava-v1.6-34b", "google/pix2struct-chartqa-base", "google/matcha-chartqa", "GPT-4V", "Human"]}, "title": null, "type": "nominal"}, "xOffset": {"field": "scoring_type", "type": "nominal"}, "y": {"field": "mean", "scale": {"domain": [0, 1]}, "type": "quantitative"}}, "mark": {"filled": true, "opacity": 1, "size": 40, "strokeWidth": 1, "type": "point"}, "title": "holf"}], "resolve": {"scale": {"color": "independent", "opacity": "independent"}}, "width": 150}, {"data": {"name": "data-93337c85e682f04f8d80519bdee15419"}, "height": 200, "layer": [{"encoding": {"color": {"field": "agent_type", "legend": null, "scale": {"domain": ["Salesforce/blip2-flan-t5-xl", "Salesforce/blip2-flan-t5-xxl", "llava-hf/llava-1.5-7b-hf", "llava-hf/llava-1.5-13b-hf", "liuhaotian/llava-v1.6-34b", "google/pix2struct-chartqa-base", "google/matcha-chartqa", "GPT-4V", "Human"], "range": ["#5ba3cf", "#4c78a8", "#f9b574", "#f58518", "#BF9000", "#ba94c4", "#8b6db2", "#c93739", "#2e693b"]}, "type": "nominal"}, "strokeWidth": {"value": 2}, "x": {"field": "agent_type", "type": "nominal"}, "xOffset": {"field": "scoring_type", "type": "nominal"}, "y": {"field": "ci_upper", "title": "", "type": "quantitative"}, "y2": {"field": "ci_lower"}}, "mark": {"type": "errorbar"}}, {"encoding": {"color": {"field": "agent_type", "legend": null, "scale": {"domain": ["Salesforce/blip2-flan-t5-xl", "Salesforce/blip2-flan-t5-xxl", "llava-hf/llava-1.5-7b-hf", "llava-hf/llava-1.5-13b-hf", "liuhaotian/llava-v1.6-34b", "google/pix2struct-chartqa-base", "google/matcha-chartqa", "GPT-4V", "Human"], "range": ["#5ba3cf", "#4c78a8", "#f9b574", "#f58518", "#BF9000", "#ba94c4", "#8b6db2", "#c93739", "#2e693b"]}, "type": "nominal"}, "x": {"field": "agent_type", "scale": {"domain": ["Salesforce/blip2-flan-t5-xl", "Salesforce/blip2-flan-t5-xxl", "llava-hf/llava-1.5-7b-hf", "llava-hf/llava-1.5-13b-hf", "liuhaotian/llava-v1.6-34b", "google/pix2struct-chartqa-base", "google/matcha-chartqa", "GPT-4V", "Human"]}, "title": null, "type": "nominal"}, "xOffset": {"field": "scoring_type", "type": "nominal"}, "y": {"field": "mean", "scale": {"domain": [0, 1]}, "type": "quantitative"}}, "mark": {"opacity": 0.6, "strokeWidth": 2, "type": "line"}, "title": "holf2"}, {"encoding": {"color": {"condition": {"test": "(datum['scoring_type'] === 'all')", "value": "white"}, "field": "agent_type", "legend": null, "scale": {"domain": ["Salesforce/blip2-flan-t5-xl", "Salesforce/blip2-flan-t5-xxl", "llava-hf/llava-1.5-7b-hf", "llava-hf/llava-1.5-13b-hf", "liuhaotian/llava-v1.6-34b", "google/pix2struct-chartqa-base", "google/matcha-chartqa", "GPT-4V", "Human"], "range": ["#5ba3cf", "#4c78a8", "#f9b574", "#f58518", "#BF9000", "#ba94c4", "#8b6db2", "#c93739", "#2e693b"]}, "type": "nominal"}, "stroke": {"field": "agent_type", "legend": null, "scale": {"domain": ["Salesforce/blip2-flan-t5-xl", "Salesforce/blip2-flan-t5-xxl", "llava-hf/llava-1.5-7b-hf", "llava-hf/llava-1.5-13b-hf", "liuhaotian/llava-v1.6-34b", "google/pix2struct-chartqa-base", "google/matcha-chartqa", "GPT-4V", "Human"], "range": ["#5ba3cf", "#4c78a8", "#f9b574", "#f58518", "#BF9000", "#ba94c4", "#8b6db2", "#c93739", "#2e693b"]}, "type": "nominal"}, "x": {"field": "agent_type", "scale": {"domain": ["Salesforce/blip2-flan-t5-xl", "Salesforce/blip2-flan-t5-xxl", "llava-hf/llava-1.5-7b-hf", "llava-hf/llava-1.5-13b-hf", "liuhaotian/llava-v1.6-34b", "google/pix2struct-chartqa-base", "google/matcha-chartqa", "GPT-4V", "Human"]}, "title": null, "type": "nominal"}, "xOffset": {"field": "scoring_type", "type": "nominal"}, "y": {"field": "mean", "scale": {"domain": [0, 1]}, "type": "quantitative"}}, "mark": {"filled": true, "opacity": 1, "size": 40, "strokeWidth": 1, "type": "point"}, "title": "holf2"}], "resolve": {"scale": {"color": "independent", "opacity": "independent"}}, "width": 150}, {"data": {"name": "data-713d3c7ea3e44e648a85b06de87e3a76"}, "height": 200, "layer": [{"encoding": {"color": {"field": "agent_type", "legend": null, "scale": {"domain": ["Salesforce/blip2-flan-t5-xl", "Salesforce/blip2-flan-t5-xxl", "llava-hf/llava-1.5-7b-hf", "llava-hf/llava-1.5-13b-hf", "liuhaotian/llava-v1.6-34b", "google/pix2struct-chartqa-base", "google/matcha-chartqa", "GPT-4V", "Human"], "range": ["#5ba3cf", "#4c78a8", "#f9b574", "#f58518", "#BF9000", "#ba94c4", "#8b6db2", "#c93739", "#2e693b"]}, "type": "nominal"}, "strokeWidth": {"value": 2}, "x": {"field": "agent_type", "type": "nominal"}, "xOffset": {"field": "scoring_type", "type": "nominal"}, "y": {"field": "ci_upper", "title": "", "type": "quantitative"}, "y2": {"field": "ci_lower"}}, "mark": {"type": "errorbar"}}, {"encoding": {"color": {"field": "agent_type", "legend": null, "scale": {"domain": ["Salesforce/blip2-flan-t5-xl", "Salesforce/blip2-flan-t5-xxl", "llava-hf/llava-1.5-7b-hf", "llava-hf/llava-1.5-13b-hf", "liuhaotian/llava-v1.6-34b", "google/pix2struct-chartqa-base", "google/matcha-chartqa", "GPT-4V", "Human"], "range": ["#5ba3cf", "#4c78a8", "#f9b574", "#f58518", "#BF9000", "#ba94c4", "#8b6db2", "#c93739", "#2e693b"]}, "type": "nominal"}, "x": {"field": "agent_type", "scale": {"domain": ["Salesforce/blip2-flan-t5-xl", "Salesforce/blip2-flan-t5-xxl", "llava-hf/llava-1.5-7b-hf", "llava-hf/llava-1.5-13b-hf", "liuhaotian/llava-v1.6-34b", "google/pix2struct-chartqa-base", "google/matcha-chartqa", "GPT-4V", "Human"]}, "title": null, "type": "nominal"}, "xOffset": {"field": "scoring_type", "type": "nominal"}, "y": {"field": "mean", "scale": {"domain": [0, 1]}, "type": "quantitative"}}, "mark": {"opacity": 0.6, "strokeWidth": 2, "type": "line"}, "title": "chartqa"}, {"encoding": {"color": {"condition": {"test": "(datum['scoring_type'] === 'all')", "value": "white"}, "field": "agent_type", "legend": null, "scale": {"domain": ["Salesforce/blip2-flan-t5-xl", "Salesforce/blip2-flan-t5-xxl", "llava-hf/llava-1.5-7b-hf", "llava-hf/llava-1.5-13b-hf", "liuhaotian/llava-v1.6-34b", "google/pix2struct-chartqa-base", "google/matcha-chartqa", "GPT-4V", "Human"], "range": ["#5ba3cf", "#4c78a8", "#f9b574", "#f58518", "#BF9000", "#ba94c4", "#8b6db2", "#c93739", "#2e693b"]}, "type": "nominal"}, "stroke": {"field": "agent_type", "legend": null, "scale": {"domain": ["Salesforce/blip2-flan-t5-xl", "Salesforce/blip2-flan-t5-xxl", "llava-hf/llava-1.5-7b-hf", "llava-hf/llava-1.5-13b-hf", "liuhaotian/llava-v1.6-34b", "google/pix2struct-chartqa-base", "google/matcha-chartqa", "GPT-4V", "Human"], "range": ["#5ba3cf", "#4c78a8", "#f9b574", "#f58518", "#BF9000", "#ba94c4", "#8b6db2", "#c93739", "#2e693b"]}, "type": "nominal"}, "x": {"field": "agent_type", "scale": {"domain": ["Salesforce/blip2-flan-t5-xl", "Salesforce/blip2-flan-t5-xxl", "llava-hf/llava-1.5-7b-hf", "llava-hf/llava-1.5-13b-hf", "liuhaotian/llava-v1.6-34b", "google/pix2struct-chartqa-base", "google/matcha-chartqa", "GPT-4V", "Human"]}, "title": null, "type": "nominal"}, "xOffset": {"field": "scoring_type", "type": "nominal"}, "y": {"field": "mean", "scale": {"domain": [0, 1]}, "type": "quantitative"}}, "mark": {"filled": true, "opacity": 1, "size": 40, "strokeWidth": 1, "type": "point"}, "title": "chartqa"}], "resolve": {"scale": {"color": "independent", "opacity": "independent"}}, "width": 150}]}
